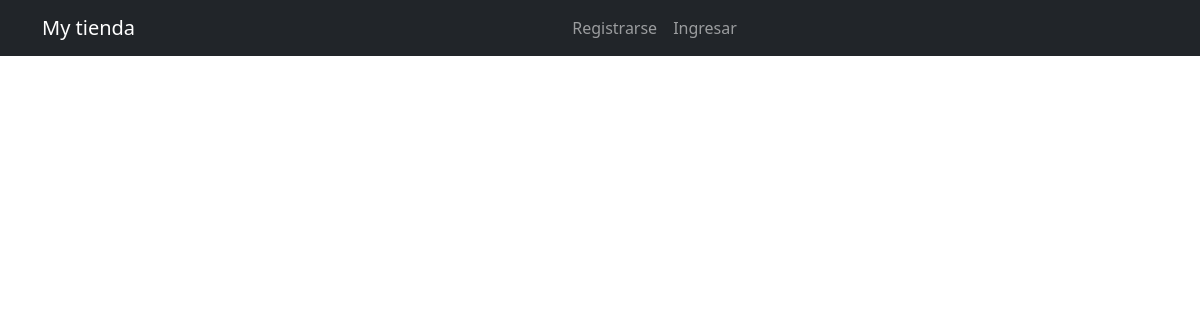
Before: /tienda/tienda with the older database file.
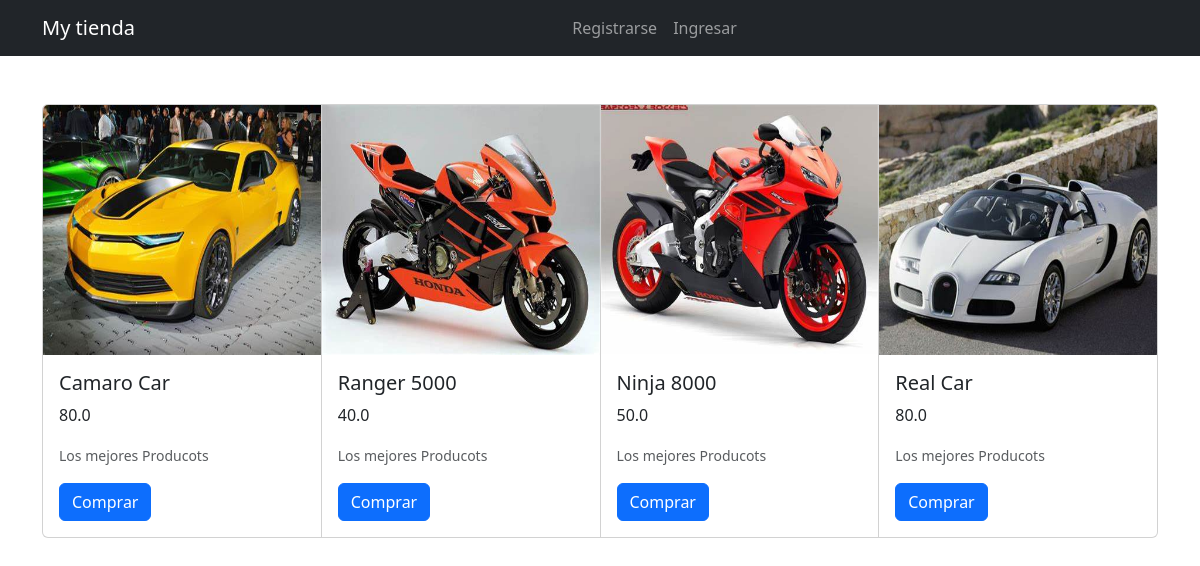
After: the same page with the newer database file.
### tienda/models.py (models this page shows)
class Producto(models.Model):
    nombre = models.CharField(max_length=50)
    categorias = models.ForeignKey(CategoriaProd, on_delete=models.CASCADE)
    imagen = models.ImageField(upload_to='tienda', null=True, blank=True)
    precio = models.FloatField()
    disponibilidad = models.BooleanField(default=True)
    created = models.DateTimeField(auto_now_add=True)
    updated = models.DateTimeField(auto_now_add=True)
    class Meta:
        verbose_name = 'producto'
        verbose_name_plural = 'productos'

### tienda/views.py (the view)
# urls.py: path('tienda/',include('tienda.urls')),
def tienda(request):
    productos=Producto.objects.all()
    return render(request, 'tienda.html',{'productos':productos})

### tienda/templates/tienda.html
{% extends "base.html" %} {% block content %}
<div class="container mt-5">
  <div class="card-group">
    {% for producto in productos %}
    <div class="card">
      <img src={{producto.imagen.url}}  height="250px" class="card-img-top" alt="..." />
      <div class="card-body">
        <h5 class="card-title">{{producto.nombre}}</h5>
        <p class="card-text">
          {{producto.precio}}
        </p>
        <p class="card-text">
          <small class="text-body-secondary">Los mejores Producots</small>
        </p>
        <button class="btn btn-primary">
Comprar
        </button>
      </div>
    </div>
    {% endfor %}
  </div>
</div>
{% endblock %}

### tasks/templates/base.html (shortened to what this page needs)
<!DOCTYPE html>
<html lang="en">
  <head>
    <link
      href="https://cdn.jsdelivr.net/npm/bootstrap@5.3.0-alpha2/dist/css/bootstrap.min.css"
      rel="stylesheet"
    />
  </head>
  <body>
    <nav class="navbar navbar-expand-lg bg-dark navbar-dark -tertiary">
      <div class="container">
        <a class="navbar-brand" href="#">My tienda</a>
        <div class="collapse navbar-collapse" id="navbarSupportedContent">
          <ul class="navbar-nav ms-auto me-auto mb-2 mb-lg-0">
             {% if user.is_authenticated == False%}
            <li class="nav-item">
              <a class="nav-link" href="/signup">Registrarse</a>
            </li>
            {% endif %} {% if user.is_authenticated == False%}
            <li class="nav-item">
              <a class="nav-link" href="/signin">Ingresar</a>
            </li>
            {% endif %}
          </ul>
        </div>
      </div>
    </nav>
    {% block content %} {% endblock %}
  </body>
</html>

Changed rows visible on the page:
added Producto: imagen (picture), nombre "Camaro Car", precio "80.0"
added Producto: imagen (picture), nombre "Ranger 5000", precio "40.0"
added Producto: imagen (picture), nombre "Ninja 8000", precio "50.0"
added Producto: imagen (picture), nombre "Real Car", precio "80.0"
